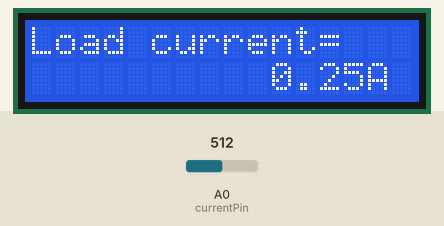
This sketch was run on a simulated Arduino Uno, built with avr-gcc and run on an emulated ATmega328P. On the bench: 16×2 character LCD. The test bench sets the inputs (shaded band); at power-on: A0 (currentPin) = 512. Random numbers use the default seed unless the sketch sets one.

Above: at 5.3 s.
5.4 s: A0 (currentPin) set to 547
At 6.2 s:
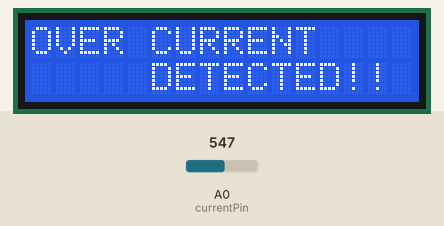
At 8.1 s:
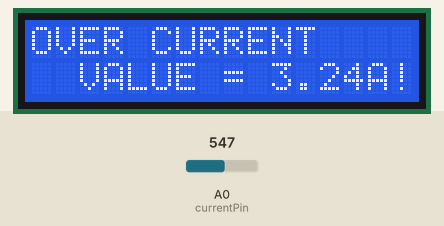
Timing chart, 0 to 9.6 s (numbered marks = the images above; inputs shaded):
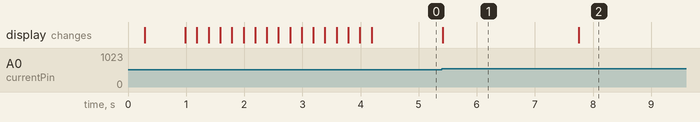

The sketch:

Current_sensor_with_overload_protection.ino
```cpp
#include <LiquidCrystal.h> // This is the library that controls the liquid crystal display

// initialize the library by associating any needed LCD interface pin
// with the arduino pin number it is connected to
//const int rs = A0, en = A1, d4 = A2, d5 = A3, d6 = A4, d7 = A5;
LiquidCrystal lcd(0, 1, 2, 3, 4, 5);

const int buzzer = 9;
const int relay = 10;
const int currentPin = A0; //this defines the pin the current sensor is connected to
const int pushbutton = A1; //pin that the push button is connected to

int sensitivity = 66; // this is the sensitivity of the current sensor device
int adcValue = 0;
int offsetVoltage = 2500;// this is the offset voltage of the current sensor device (it is 2.5v; it increases for positive current and decreases for neg'ative current)
double adcVoltage = 0;
double currentValue = 0;
float current = 0;
int faultcount = 0;
bool buttonstatus;


void setup()
{
  randomSeed(23);
  buzztwice();
  //Serial.begin(9600);
  lcd.begin(16, 2);
  //digitalWrite(relay, LOW);

  lcd.setCursor(0, 0);
  lcd.print("OVER-CURRENT PROTECTION SYSTEM");
  delay(700);
  for (int positionCounter = 0; positionCounter < 16; positionCounter++) {
    lcd.scrollDisplayLeft();
    delay(200);
  }
  lcd.clear();
  digitalWrite(relay, HIGH);
}

void loop()
{
  currentmeasure();
  displaycurrent();

  if (currentValue > 1.65) {
    faultcount++;
    if (faultcount > 3) {
      shutoff();
    }
    else
      faultaction();
  }

  delay(300);
}

void currentmeasure() {
  adcValue = 0;
  for (int i = 0; i < 10; i++) {
    //adcValue = analogRead(currentPin);
    adcValue = adcValue + analogRead(currentPin);
  }
  adcValue = adcValue / 10;
  adcVoltage = (adcValue / 1024.0) * 5000;
  currentValue = ((adcVoltage - offsetVoltage) / sensitivity) + 0.15;
}

void displaycurrent() {
  lcd.setCursor(0, 0);
  lcd.print("Load current= ");
  lcd.setCursor(10, 1);
  if (currentValue > 0.1) {
    currentValue = currentValue + 0.1;
  }
  lcd.print(currentValue, 2);
  lcd.print("A ");
}

void displayfaultcurrent() {
  lcd.setCursor(0, 0);
  lcd.print("OVER CURRENT");
  lcd.setCursor(2, 1);
  lcd.print("VALUE = ");
  lcd.setCursor(10, 1);

  double randomnumber = (random(5, 9));
  randomnumber = randomnumber/15;
  //lcd.print(randomnumber);

  currentValue = currentValue + randomnumber;
  lcd.print(currentValue, 2);
  lcd.print("A!!");
}

void faultaction() {
  digitalWrite(relay, LOW);
  lcd.clear();
  lcd.setCursor(0, 0);
  lcd.print("OVER CURRENT");
  lcd.setCursor(5, 1);
  lcd.print("DETECTED!!");

  warningbuzz();
  lcd.clear();
  displayfaultcurrent();
  delay(8000);
  lcd.clear();
  buzzonce();
  digitalWrite(relay, HIGH);
}

void shutoff() {
  digitalWrite(relay, LOW);
  lcd.clear();
  lcd.setCursor(0, 0);
  lcd.print("OVER CURRENT");
  lcd.setCursor(5, 1);
  lcd.print("DETECTED!!");

  shutoffbuzz();
  lcd.clear();
  displayfaultcurrent();
  delay(2000);
  lcd.clear();
  lcd.setCursor(0, 0);
  lcd.print("Push button to");
  lcd.setCursor(10, 1);
  lcd.print("reset!");

  while (1) {
    buttonstatus = digitalRead(pushbutton);
    if (buttonstatus == HIGH) {
      buzzthrice();
      lcd.clear();
      lcd.setCursor(0, 0);
      lcd.print("Fault cleared;");
      lcd.setCursor(3, 1);
      lcd.print("system reset!");
      delay(2400);
      break;
    }
  }

  lcd.clear();
  faultcount = 0;
  digitalWrite(relay, HIGH);
}


void buzzonce() {
  digitalWrite(buzzer, HIGH);
  delay(150);
  digitalWrite(buzzer, LOW);
}

void buzztwice() {

  digitalWrite(buzzer, HIGH);
  delay(100);
  digitalWrite(buzzer, LOW);

  delay(20);
  digitalWrite(buzzer, HIGH);
  delay(100);
  digitalWrite(buzzer, LOW);
}

void shutoffbuzz() {
  digitalWrite(buzzer, HIGH);
  delay(80);
  digitalWrite(buzzer, LOW);

  delay(20);
  digitalWrite(buzzer, HIGH);
  delay(80);
  digitalWrite(buzzer, LOW);

  delay(20);
  digitalWrite(buzzer, HIGH);
  delay(80);
  digitalWrite(buzzer, LOW);

  delay(20);
  digitalWrite(buzzer, HIGH);
  delay(80);
  digitalWrite(buzzer, LOW);

  delay(20);
  digitalWrite(buzzer, HIGH);
  delay(5000);
  digitalWrite(buzzer, LOW);
}

void buzzthrice() {

  digitalWrite(buzzer, HIGH);
  delay(80);
  digitalWrite(buzzer, LOW);

  delay(20);
  digitalWrite(buzzer, HIGH);
  delay(80);
  digitalWrite(buzzer, LOW);

  delay(20);
  digitalWrite(buzzer, HIGH);
  delay(80);
  digitalWrite(buzzer, LOW);
}


void successbuzz() {

  digitalWrite(buzzer, HIGH);
  delay(500);
  digitalWrite(buzzer, LOW);
}

void warningbuzz() {

  digitalWrite(buzzer, HIGH);
  delay(200);
  digitalWrite(buzzer, LOW);

  delay(30);
  digitalWrite(buzzer, HIGH);
  delay(200);
  digitalWrite(buzzer, LOW);

  delay(50);
  digitalWrite(buzzer, HIGH);
  delay(200);
  digitalWrite(buzzer, LOW);

  delay(30);
  digitalWrite(buzzer, HIGH);
  delay(200);
  digitalWrite(buzzer, LOW);

  delay(50);
  digitalWrite(buzzer, HIGH);
  delay(200);
  digitalWrite(buzzer, LOW);

  delay(30);
  digitalWrite(buzzer, HIGH);
  delay(200);
  digitalWrite(buzzer, LOW);

  delay(50);
  digitalWrite(buzzer, HIGH);
  delay(200);
  digitalWrite(buzzer, LOW);

  delay(30);
  digitalWrite(buzzer, HIGH);
  delay(200);
  digitalWrite(buzzer, LOW);

  delay(30);
  digitalWrite(buzzer, HIGH);
  delay(200);
  digitalWrite(buzzer, LOW);

  delay(30);
  digitalWrite(buzzer, HIGH);
  delay(200);
  digitalWrite(buzzer, LOW);
}
```

Measured:
- the behaviour switches between 530 and 531 on A0 (currentPin) (found by bisection; images 0 and 1)
- after the input at 5.4 s, the display: changes at once (image 1)
- what the display in image 1 shows lasts 2.4 s, from 5.4 s to 7.8 s
